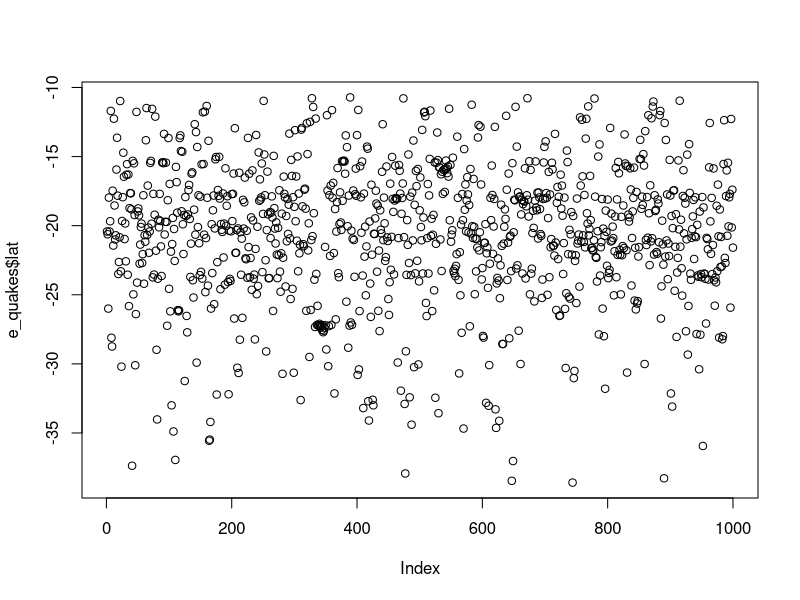
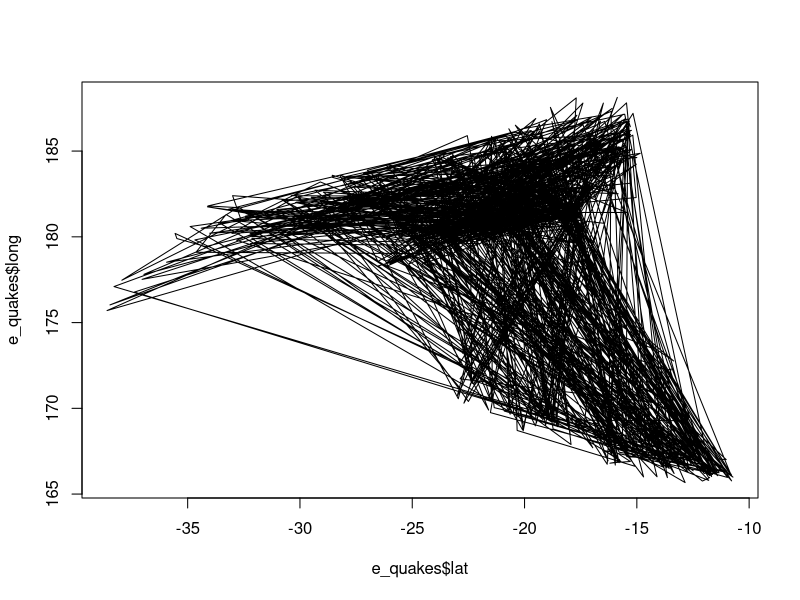
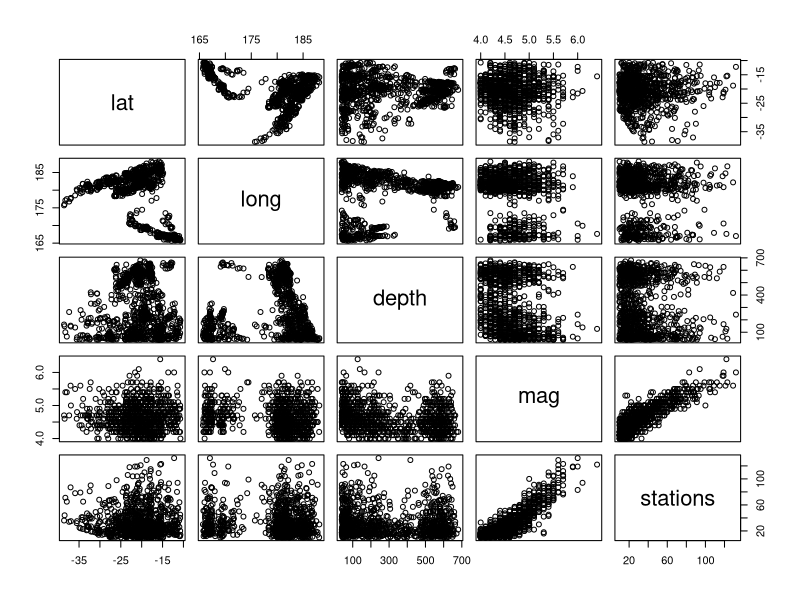
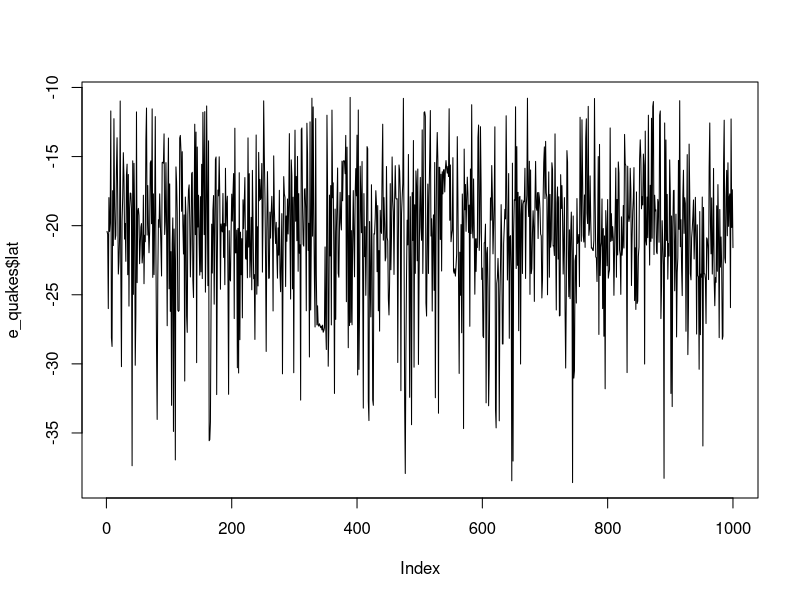
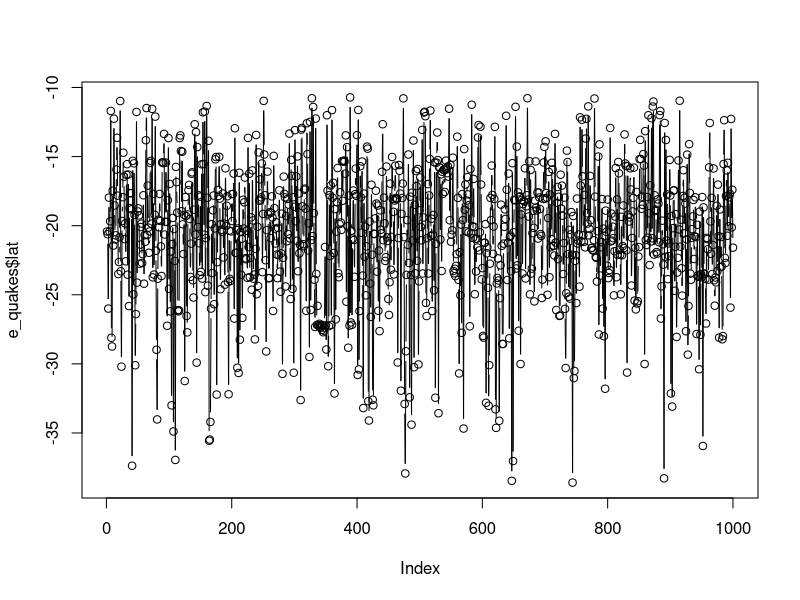
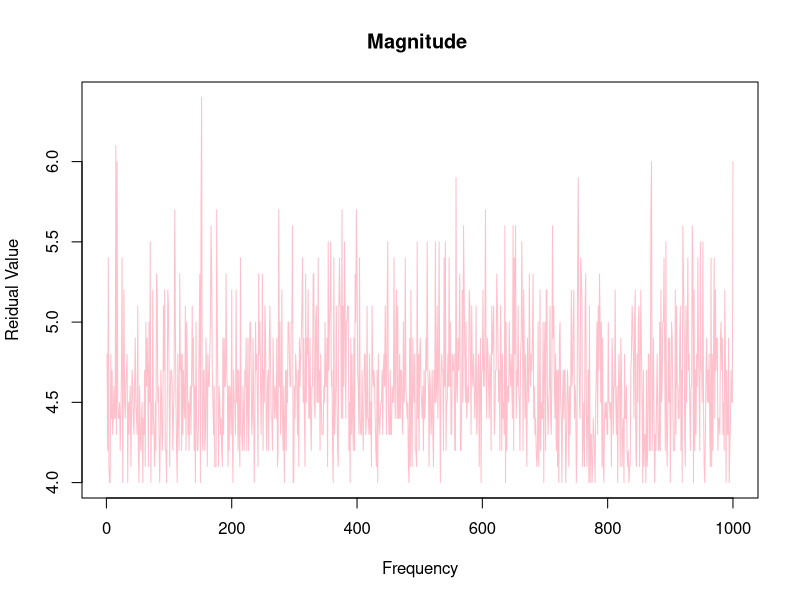
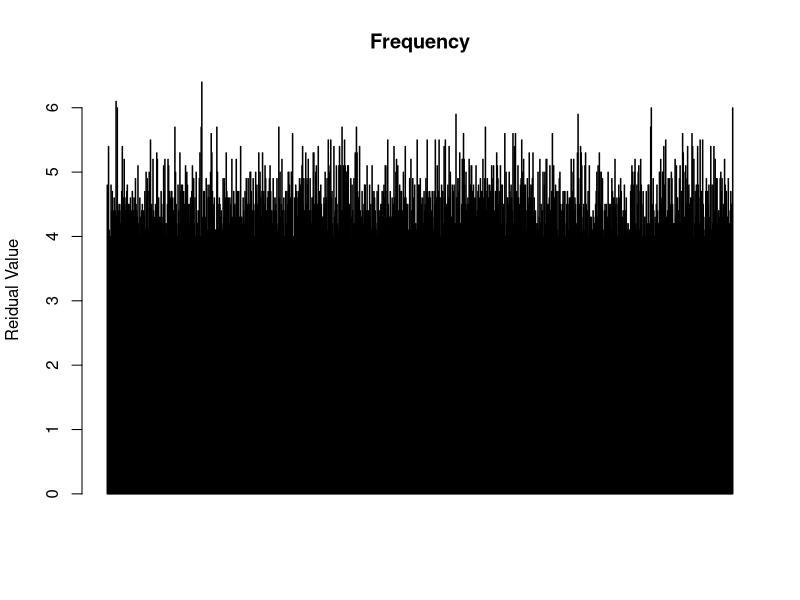
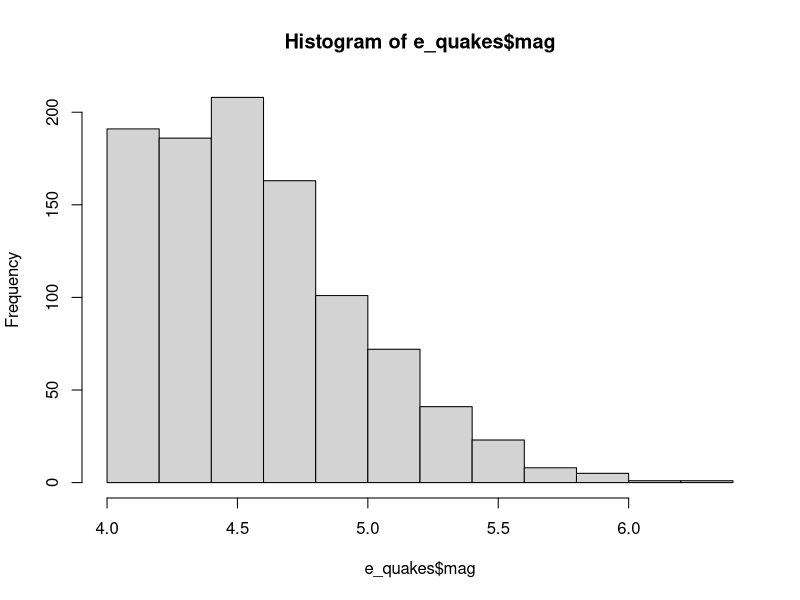

Reproduce these figures in R, in order.
##
e_quakes<-datasets::quakes

#Descriptive statistics

summary(e_quakes[,c(2,3)])
e_quakes$lat
e_quakes$long
e_quakes$depth
e_quakes$mag
e_quakes$stations

#summary

summary(e_quakes$mag)
summary(e_quakes$long)
summary(e_quakes$stations)


####ploting

plot(e_quakes$lat)
plot(e_quakes$lat,e_quakes$long,type="l")
plot(e_quakes)

# p: point l: lines,b: both

plot(e_quakes$lat, type= "l") 

plot(e_quakes$lat, type= "b")

plot(e_quakes$mag, xlab = 'Frequency', 
     ylab = 'Reidual Value', main = 'Magnitude ',
     col = 'pink',type='l')

# Horizontal bar plot
barplot(e_quakes$mag, main = 'Frequency',
        ylab = 'Reidual Value', col= 'green',horiz = F,axes=T)

#Histogram
hist(e_quakes$mag)
hist(e_quakes$mag, 
     main = 'Frequency of Earthquake',
     xlab = 'Value', col='red')

#####
#Single box plot
boxplot(e_quakes$mag,main="Boxplot")
boxplot.stats(e_quakes$mag)$out


# Multiple box plots

boxplot(e_quakes[,0:5],main='Multiple')

#margin of the grid(mar), 
#no of rows and columns(mfrow), 
#whether a border is to be included(bty) 
#and position of the 
#labels(las: 1 for horizontal, las: 0 for vertical)
#bty - box around the plot

par(mfrow=c(3,3),mar=c(2,5,2,1),  las=0, bty="o")

plot(e_quakes$mag)
plot(e_quakes$mag, e_quakes$depth)
plot(e_quakes$mag, type= "l")
plot(e_quakes$mag, type= "l")
plot(e_quakes$mag, type= "l")
barplot(e_quakes$mag, main = 'Frequency',
        xlab = 'Values', col='green',horiz = TRUE)
hist(e_quakes$depth)
boxplot(e_quakes$depth)
boxplot(e_quakes[,0:4], main='Multiple Box plots')

summary(e_quakes)

sd(e_quakes$mag,na.rm = T)
